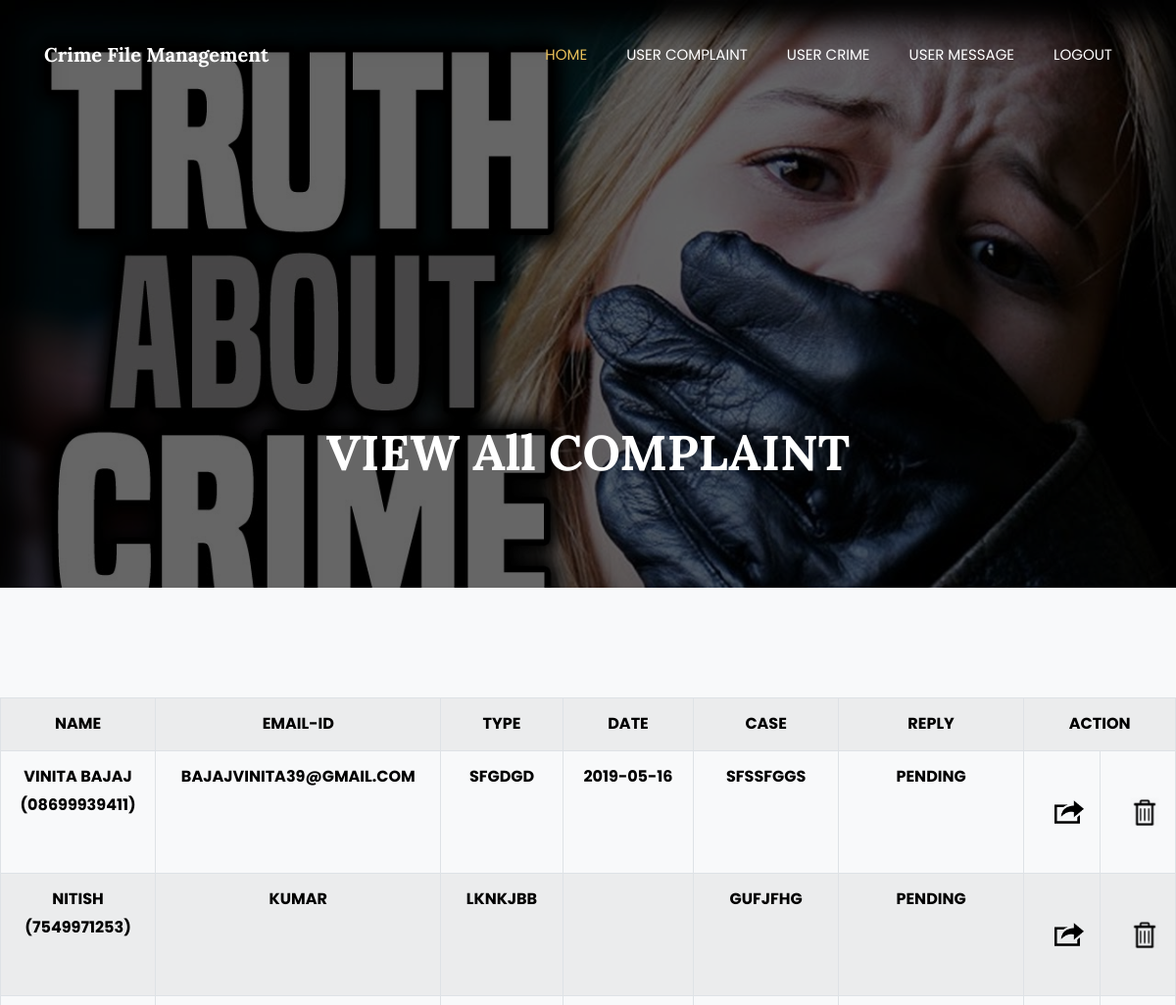
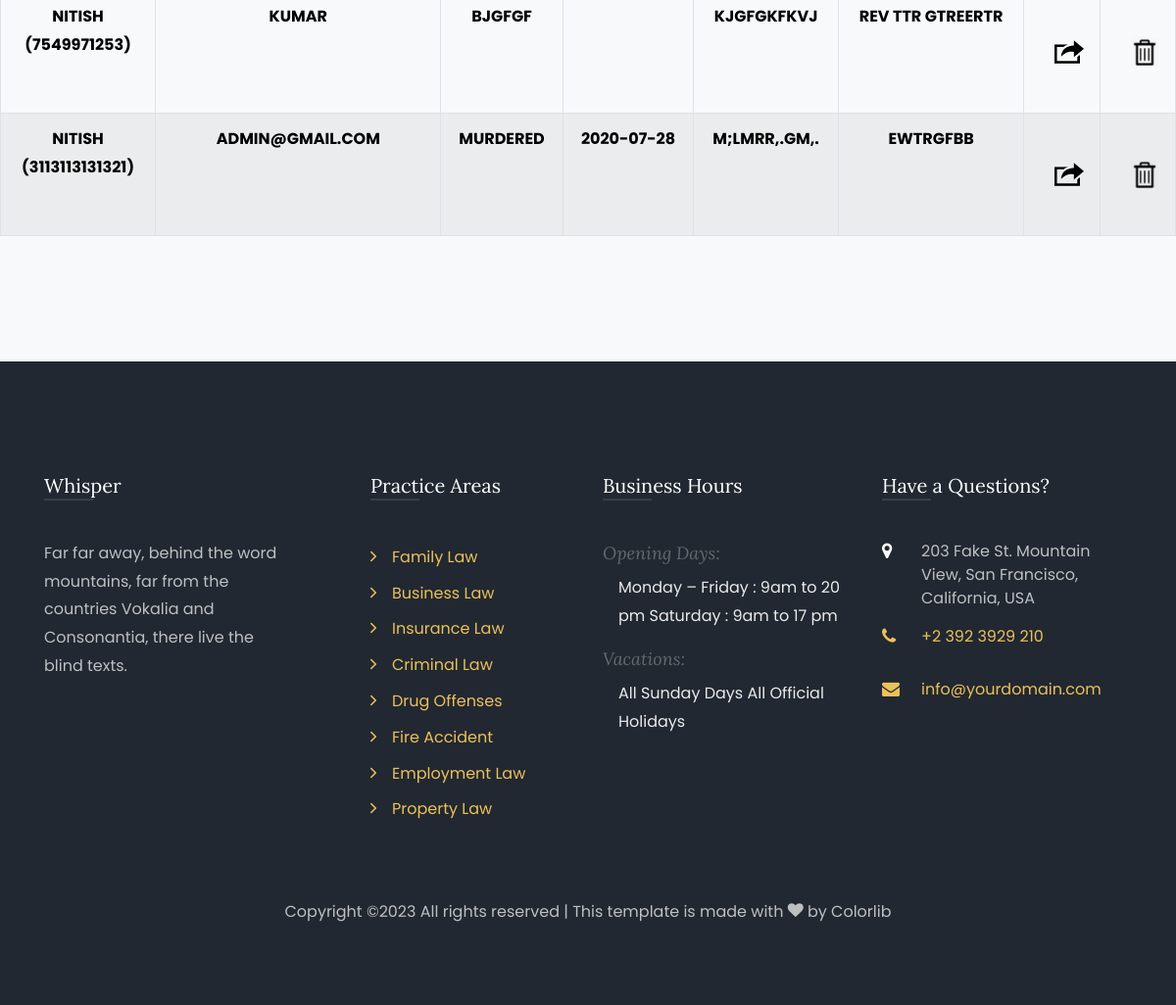
The app's page /user_complaint/ (signed in) with its own data (2 pictures, top to bottom).
### crime/models.py (models this page shows, shortened)
class Addcom2(models.Model):
	p_id = models.AutoField(primary_key=True)
	name=models.CharField(max_length=100)
	email=models.CharField(max_length=100)
	no=models.CharField(max_length=100)
	type1=models.CharField(max_length=100)
	date=models.CharField(max_length=100)
	case1=models.TextField(max_length=500)
	rpy=models.TextField(max_length=500)

### crime/views.py (the view)
# urls.py: path('user_complaint/',views.user_complaint),
def user_complaint(request):
	if request.session.has_key('admin'):
		email = request.session['admin']
		data=Addcom2.objects.all()
		return render(request,"template/user_complaint.html", {"alldata" : data})
	else:
		return redirect('/login/')

### crime/template/user_complaint.html (shortened to what this page needs)
{% load static %}
{% include 'template/adminmenu.html' %}
    <section class="hero-wrap hero-wrap-2"
    style="background-image: url({% static 'my/12.jpg' %});" data-stellar-background-ratio="0.5">
      <div class="overlay"></div>
      <div class="container">
        <div class="row no-gutters slider-text align-items-end justify-content-center">
          <div class="col-md-9 ftco-animate pb-5 text-center">
            <h1 class="mb-3 bread">VIEW All COMPLAINT</h1>
            <p class="breadcrumbs"><span class="mr-2">
          </div>
        </div>
      </div>
    </section>
   <section class="ftco-section bg-light">
      <div class="container-fluid">
        <div class="row">
          <table class="table table-striped table-bordered">
            <tr>
                <th>Name</th>
                <th>email-id</th>
                <th>type</th>
                <th>date</th>
                <th>Case</th>
                <th>Reply</th>
                <th colspan="2">Action</th>
              </tr>
              {% for single in alldata %}
                <tr>
                    <th>{{single.name}}<br/>({{single.no}})</th>
                    <th>{{single.email}}</th>
                    <th>{{single.type1}}</th>
                    <th>{{single.date}}</th>
                    <th>{{single.case1}}</th>
                    <th>{{single.rpy}}</th>
                    <th>
                      <a href=" {% url 'cmp_rpy' pk=single.p_id %}" style="    line-height: 100px;
    text-align: center;
    margin-left: 15px;"><img src="{% static 'my/rpy.png' %}" height="30" width="30"></a> </th>
    <th><a href=" {% url 'delete_cmp' pk=single.p_id %}" style="    line-height: 100px;
    text-align: center;
    margin-left: 15px;"><img src="{% static 'my/del.png' %}" height="30" width="30"></a> </th>
                  </tr>
          {% endfor %}
        </table>
        </div>
      </div>
    </section>
    {% include 'template/adminfooter.html' %}

### crime/template/user_complaint.html (style rules this page uses)
th { text-align: center; color: black; text-transform: uppercase; }

### records on screen
Addcom2: name "VINITA BAJAJ", no "08699939411", email "BAJAJVINITA39@GMAIL.COM", type1 "SFGDGD", date "2019-05-16", case1 "SFSSFGGS", rpy "PENDING"
Addcom2: name "NITISH", no "7549971253", email "KUMAR", type1 "LKNKJBB", case1 "GUFJFHG", rpy "PENDING"
Addcom2: name "NITISH", no "7549971253", email "KUMAR", type1 "BJGFGF", case1 "KJGFGKFKVJ", rpy "REV TTR GTREERTR"
Addcom2: name "NITISH", no "3113113131321", email "ADMIN@GMAIL.COM", type1 "MURDERED", date "2020-07-28", case1 "M;LMRR,.GM,.", rpy "EWTRGFBB"
